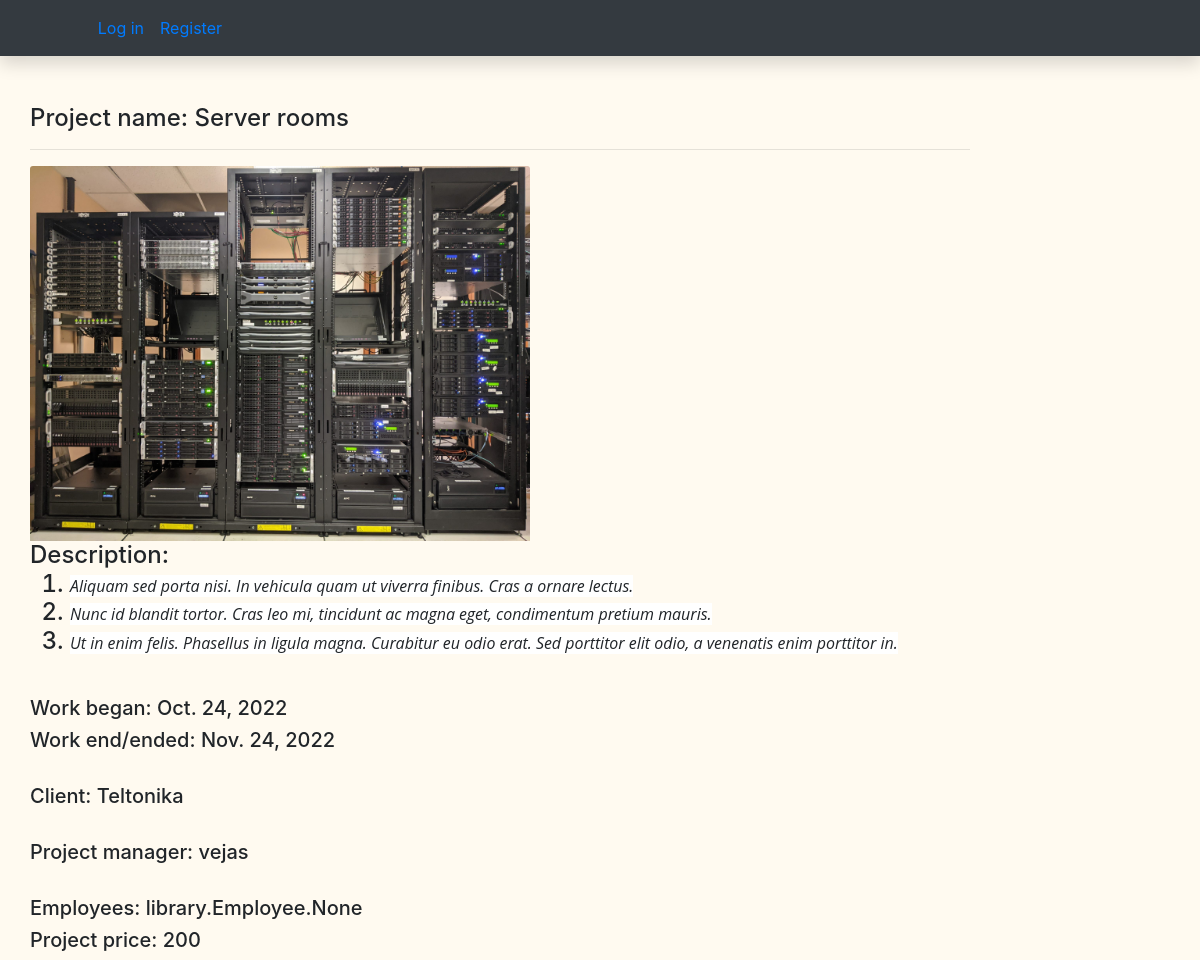
/library/projects/1, run on the app's committed database.
### library/models.py (models this page shows, shortened)
class Project(models.Model):
    name = models.CharField('Name', max_length=100)
    start_date = models.DateField('Start date')
    end_date = models.DateField('End date')
    client = models.ForeignKey(Client, on_delete=models.SET_NULL, null=True, related_name='projects')
    user = models.ForeignKey(User, on_delete=models.SET_NULL, null=True)
    employees = models.ManyToManyField(Employee, related_name='projects')
    invoice = models.ForeignKey(Invoice, on_delete=models.SET_NULL, null=True)
    description = HTMLField()
    cover = models.ImageField('Cover', upload_to='covers', null=True)

class Client(models.Model):
    f_name = models.CharField('First name', max_length=100)
    l_name = models.CharField('Last name', max_length=100)
    company = models.CharField('Company', max_length=100)
    contacts = models.CharField('Contacts', max_length=100)
    logo = models.ImageField('Logo', upload_to='logos', null=True)

class Invoice(models.Model):
    date = models.DateField('Date')
    sum = models.IntegerField('Sum')

### library/views.py (the view)
# urls.py: path('projects/<int:project_id>', views.project, name='project'),
def project(request, project_id):
    single_project = get_object_or_404(Project, pk=project_id)
    return render(request, 'project.html', {'project': single_project})

### templates/project.html (shortened to what this page needs)
{% extends "base.html" %}
{% block content %}
    <div class="container project">
    <h4>Project name: {{ project.name }}</h4>
    <hr/>
    <img src="{{ project.cover.url }}" style="width:500px" class="card-img-top" alt="...">
    <h4>Description: {{ project.description | safe }}</h4>
    <h5>Work began: {{ project.start_date }}</h5>
    <h5>Work end/ended: {{ project.end_date }}</h5>
    <h5>Client: {{ project.client.company }}</h5>
    <h5>Project manager: {{ project.user }}</h5>
    <h5>Employees: {{ project.employees }}</h5>
    <h5>Project price: {{ project.invoice.sum }}</h5>
    </div>
{% endblock %}

### library/static/css/styles.css (style rules this page uses)
body { background-color: #FFFAF0; }

### data on the page
Project: name "Server rooms", cover (picture), description "Aliquam sed porta nisi. In vehicula quam ut viverra finibus. Cras a ornare lectus. Nunc id blandit tortor. Cras leo mi, tincidunt ac magna eget, condimentum pretium mauris. Ut in enim felis. Phasellus in ligula magna. Curabitur eu odio erat. Sed porttitor elit odio, a venenatis enim porttitor in.", start_date "Oct. 24, 2022", end_date "Nov. 24, 2022", client.company "Teltonika", user "vejas", employees "library.Employee.None", invoice.sum "200"
